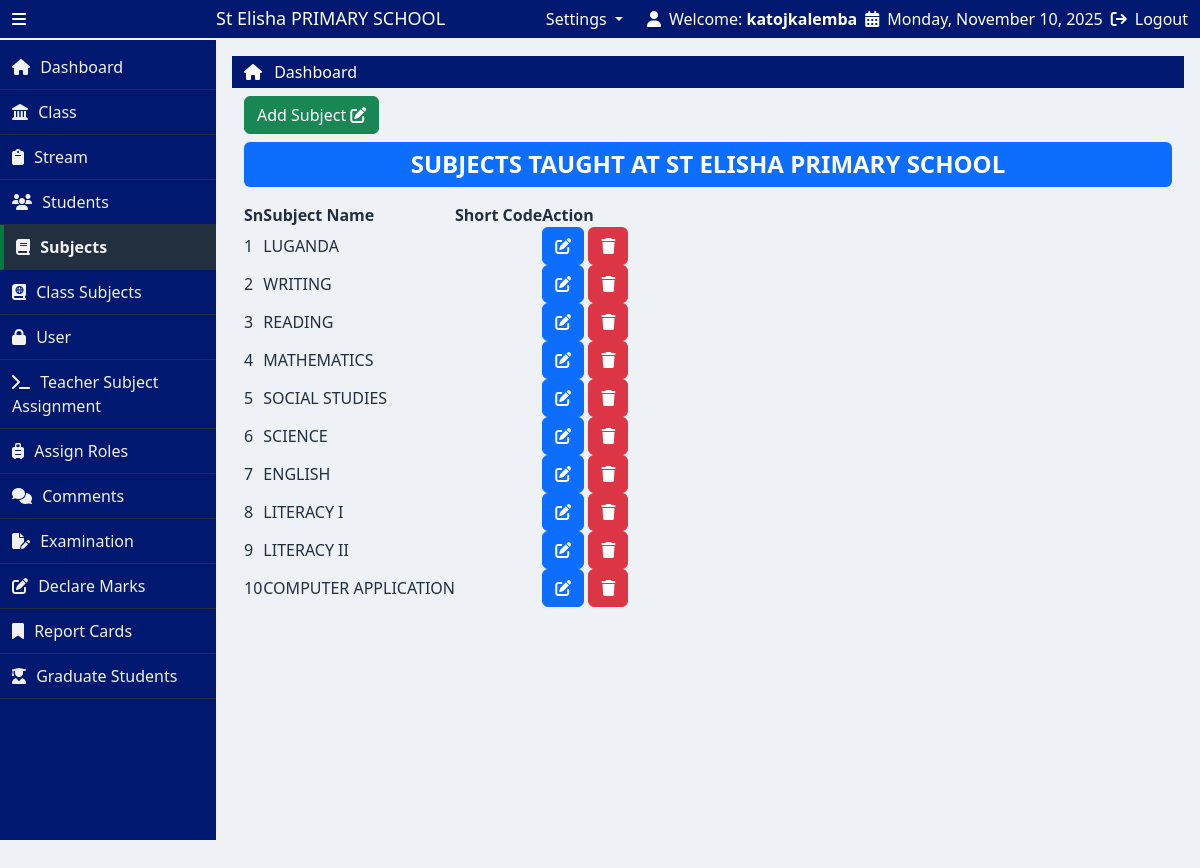
The app's page /subject.php (signed in) with its own data.
### tables this page shows
CREATE TABLE `school_profile` (
  `profile_id` int(11) NOT NULL,
  `school_name` varchar(255) DEFAULT NULL,
  `address` varchar(255) DEFAULT NULL,
  `phone_1` varchar(255) DEFAULT NULL,
  `phone_2` int(11) DEFAULT NULL,
  `email` varchar(255) DEFAULT NULL,
  `motto` varchar(255) DEFAULT NULL,
  `profile_image` varchar(255) DEFAULT NULL
);

CREATE TABLE `subjects` (
  `subject_id` int(11) NOT NULL,
  `subject_name` varchar(255) DEFAULT NULL
);

### subject.php (the view, shortened to what this page needs)
<?php
include("partials/header.php");
include("partials/adminOnly.php");
?>
<div class="container-fluid">
    <div class="row g-0 my-2">
        <div class="col-lg-4 col-md-4 col-sm-12">
            <a href="<?php echo SITEURL ?>add_subject.php" class="btn text-capitalize text-white btn-success fs-6">
                add subject
                <i class="fa-solid fa-pen-to-square"></i>
            </a>
        </div>
    </div>
    <h4 class="text-uppercase fw-bold text-center mb-3 bg-primary text-white py-2 rounded">
        SUBJECTS TAUGHT AT <?php echo htmlspecialchars($school_name); ?> PRIMARY SCHOOL
    </h4>
    <div class="row">
        <div class="col-lg-12">
            <table id="example" class="display">
                <thead>
                    <tr>
                        <th>Sn</th>
                        <th>Subject Name</th>
                        <th>Short Code</th>
                        <th>Action</th>
                    </tr>
                </thead>
                <tbody>
                    <?php
                    $sql = "SELECT * FROM subjects";
                    $res = mysqli_query($conn, $sql);
                    if($res && mysqli_num_rows($res) > 0){
                        $sn = 1;
                        while($row = mysqli_fetch_assoc($res)){
                            $subject_id = $row['subject_id'];
                            $subject_name = $row['subject_name'];
                            $short_code = $row['short_code'] ?? '';
                            ?>
                            <tr>
                                <td><?php echo $sn++ ?></td>
                                <td><?php echo htmlspecialchars($subject_name) ?></td>
                                <td><?php echo htmlspecialchars($short_code) ?></td>
                                <td>
                                    <a href="<?php echo SITEURL ?>edit_subject.php?subject_id=<?php echo $subject_id ?>" class="btn btn-primary">
                                        <i class="fa-solid fa-pen-to-square"></i>
                                    </a>
                                    <a href="<?php echo SITEURL ?>delete_subject.php?subject_id=<?php echo $subject_id ?>"
                                       class="btn btn-danger"
                                       onclick="return confirm('Do you want to delete subject?')">
                                       <i class="fa-solid fa-trash"></i>
                                    </a>
                                </td>
                            </tr>
                            <?php
                        }
                    }
                    ?>
                </tbody>
            </table>
        </div>
    </div>
</div>
<?php include("partials/footer.php"); ?>

### partials/header.php (shortened to what this page needs)
<?php
  include("NotLoggedin.php");
  function isActive($page) {
      $currentPage = basename($_SERVER['PHP_SELF']);
      return $currentPage === $page ? 'active-link' : '';
  }
?>
<!doctype html>
<html lang="en">
  <head>
    <link href="https://cdn.jsdelivr.net/npm/bootstrap@5.2.3/dist/css/bootstrap.min.css" rel="stylesheet">
    <link rel="stylesheet" href="https://cdn.datatables.net/2.3.3/css/dataTables.dataTables.css">
    <link rel="stylesheet" href="https://cdnjs.cloudflare.com/ajax/libs/toastr.js/latest/toastr.min.css">
    <link rel="stylesheet" href="css/style.css">
  </head>
  <body>
    <main>
      <div class="container-fluid">
        <div class="row align-items-center py-2">
          <div class="col-lg-3 d-flex align-items-center gap-3 top-left">
            <i class="fa-solid fa-bars icon-bar" id="icon"></i>
            <h3 class="text-capitalize name mb-0" id="name">
              <?php
                $school_profile = "SELECT * FROM school_profile";
                $execute = mysqli_query($conn, $school_profile);
                $row = mysqli_fetch_assoc($execute);
                $school_name = $row['school_name'];
              ?>
              <?php echo $school_name ?> PRIMARY SCHOOL
            </h3>
          </div>
          <div class="col-lg-9 d-flex justify-content-end gap-4 top-right">
            <?php if(isset($_SESSION["role"]) && $_SESSION['role']==="admin"): ?>
              <li class="nav-item dropdown" style="list-style: none;">
                <a class="nav-link dropdown-toggle" href="#" role="button" data-bs-toggle="dropdown" aria-expanded="false">
                  Settings
                </a>
              </li>
            <?php endif ?>
            <div class="d-flex align-items-center gap-2 sect_1">
              <i class="fa-solid fa-user"></i>
              <span>Welcome: <strong><?php echo htmlspecialchars($_SESSION['username']); ?></strong></span>
            <div class="d-flex align-items-center gap-2">
              <i class="fa-solid fa-calendar-days"></i>
              <span><?php echo date('l, F j, Y'); ?></span>
            </div>
            <div class="d-flex align-items-center gap-2">
              <i class="fa-solid fa-arrow-right-from-bracket"></i>
              <a href="logout.php" class="text-decoration-none text-white">Logout</a>
            </div>
          </div>
        </div>
      </div>
    </main>
    <div class="container-fluid p-0">
      <div class="row g-0">
        <div class="left-bar" id="left-bar">
          <a href="<?php echo SITEURL ?>" class="lists gap-3 <?php echo isActive('index.php'); ?>">
            <i class="fa-solid fa-house"></i>
            <span class="text-capitalize side-text">dashboard</span>
          </a>
          <?php if (isset($_SESSION['role']) && $_SESSION['role'] === 'admin'): ?>
            <a href="<?php echo SITEURL ?>class.php" class="<?php echo isActive('class.php'); ?>">
              <i class="fa-solid fa-landmark"></i>
              <span class="text-capitalize side-text">class</span>
            </a>
            <a href="<?php echo SITEURL ?>streams.php" class="<?php echo isActive('streams.php'); ?>">
              <i class="fa-solid fa-clipboard"></i>
              <span class="text-capitalize side-text">stream</span>
            </a>
            <a href="<?php echo SITEURL ?>students.php" class="<?php echo isActive('students.php'); ?>">
              <i class="fa-solid fa-users"></i>
              <span class="text-capitalize side-text">students</span>
            </a>
            <a href="<?php echo SITEURL ?>subject.php" class="<?php echo isActive('subject.php'); ?>">
              <i class="fa-solid fa-book"></i>
              <span class="text-capitalize side-text">subjects</span>
            </a>
            <a href="<?php echo SITEURL ?>class_subjects.php" class="<?php echo isActive('class_subjects.php'); ?>">
              <i class="fa-solid fa-book-atlas"></i>
              <span class="text-capitalize side-text">class subjects</span>
            </a>
            <a href="<?php echo SITEURL ?>users.php" class="<?php echo isActive('users.php'); ?>">
              <i class="fa-solid fa-lock"></i>
              <span class="text-capitalize side-text">user</span>
            </a>
            <a href="<?php echo SITEURL ?>teacherSubject.php" class="<?php echo isActive('teacherSubject.php'); ?>">
              <i class="fa-solid fa-terminal"></i>
              <span class="text-capitalize side-text">Teacher subject assignment</span>
            </a>
            <a href="<?php echo SITEURL ?>assign_roles.php" class="<?php echo isActive('assign_roles.php'); ?>">
              <i class="fa-solid fa-suitcase-rolling"></i>
              <span class="text-capitalize side-text">assign roles</span>
            </a>
          <?php endif; ?>
          <a href="<?php
                  echo SITEURL;
                  echo $_SESSION['role'] === 'admin' ? 'select_class_stream.php' : 'selectcomment_exam.php';
                ?>"
            class="<?php echo isActive($_SESSION['role'] === 'admin' ? 'select_class_stream.php' : 'selectcomment_exam.php'); ?>">
              <i class="fa-solid fa-comments"></i>
              <span class="text-capitalize side-text">comments</span>
          </a>
          <a href="<?php echo SITEURL ?>examination.php" class="<?php echo isActive('examination.php'); ?>">
            <i class="fa-solid fa-file-pen"></i>
            <span class="text-capitalize side-text">examination</span>
          </a>
          <a href="<?php echo SITEURL ?>addScore.php" class="<?php echo isActive('addScore.php'); ?>">
            <i class="fa-solid fa-pen-to-square"></i>
            <span class="text-capitalize side-text">declare marks</span>
          </a>
          <a href="<?php echo SITEURL ?>reports.php" class="<?php echo isActive('reports.php'); ?>">
            <i class="fa-solid fa-bookmark"></i>
            <span class="text-capitalize side-text">report cards</span>
          </a>
          <?php if (isset($_SESSION['role']) && $_SESSION['role'] === 'admin'): ?>
            <a onclick="return confirm('Do you want to graduate P.7 students?')" href="<?php echo SITEURL ?>graduate_students.php" class="<?php echo isActive('graduate_students.php'); ?>">
              <i class="fa-solid fa-user-graduate"></i>
              <span class="text-capitalize side-text">Graduate Students</span>
            </a>
          <?php endif ?>
        </div>
        <div class="right-bar" id="right-bar">
          <div class="container-fluid pt-1 pb-1" style="background-color: #001870;">
            <ul class="list-unstyled mb-0 dashboard">
              <li>
                <i class="fa-solid fa-house" style="color: #fff;"></i>
                <a href="<?php echo SITEURL ?>" class="text-capitalize text-white ms-2 text-decoration-none">Dashboard</a>
              </li>
            </ul>
          </div>

### css/style.css (style rules this page uses)
:root { --primary-color: #001870; --secondary-color: #0095486c; --tertiary-color: #430d0d; --border-color: #f1f1f1; --background-color: #222f3e; --hover-color: #007a3d; --backgroundColor: #EEF1F5; }
* { padding: 0; margin: 0; box-sizing: border-box; }
body { background-color: var(--backgroundColor); }
.icon-bar { cursor: pointer; }
main { width: 100%; color: #fff; background-color: var(--primary-color); height: 40px; border-bottom: 2px solid var(--border-color); display: flex; align-items: center; position: fixed; left: 0; top: 0; z-index: 1; }
.name { font-size: 18px; position: absolute; left: 18%; transition: all 1s; }
.left-bar { height: auto; width: 18%; background-color: var(--primary-color); transition: width 0.3s ease; padding-top: 5px; overflow-y: auto; margin-top: 40px; overflow-y: hidden; }
.left-bar .side-text { color: var(--border-color); }
.left-bar a { display: block; padding: 10px 12px; width: 100%; box-sizing: border-box; color: var(--border-color); text-decoration: none; transition: background-color 0.3s ease; border-bottom: 1px solid var(--background-color) ; }
.left-bar a.active-link { background-color: var(--background-color); font-weight: bold; border-left: 4px solid var(--hover-color); width: 100%; }
.left-bar span { padding-left: 6px; }
.right-bar { margin-top: 40px; height: 100vh; width: 82%; transition: all 1s; padding: 16px; }
table th, table td { color: var(--background-color); }

### records on screen
school_profile: school_name "St Elisha", school_name "ST ELISHA"
subjects: subject_name "LUGANDA"
subjects: subject_name "WRITING"
subjects: subject_name "READING"
subjects: subject_name "MATHEMATICS"
subjects: subject_name "SOCIAL STUDIES"
subjects: subject_name "SCIENCE"
subjects: subject_name "ENGLISH"
subjects: subject_name "LITERACY I"
subjects: subject_name "LITERACY II"
subjects: subject_name "COMPUTER APPLICATION"

### other values on screen
$_SESSION['username'] "katojkalemba"
